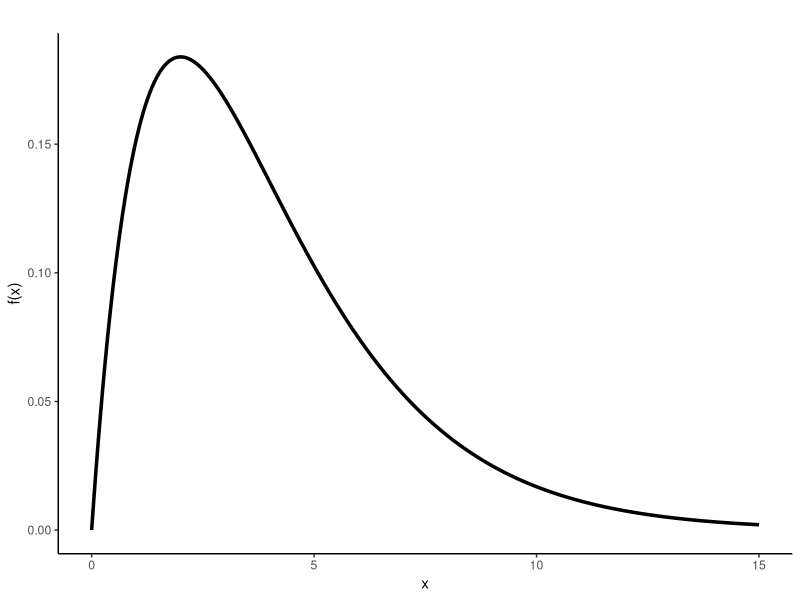
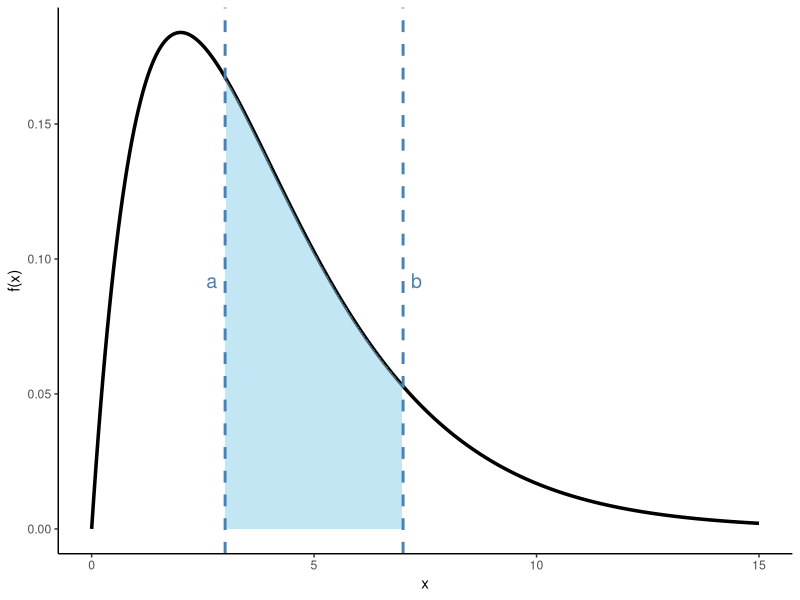

These figures' R source, in order:
## ---- chunk 1
#| echo: false
library(ggplot2)
library(tidyverse)
library(gganimate)
## ---- chunk 2
#| echo: false
#| fig-height: 3
#| fig-width: 5
#| fig-align: center

# Skewed density using Gamma distribution
x_vals <- seq(0, 15, length.out = 300)
y_vals <- dgamma(x_vals, shape = 2, scale = 2)  # Right-skewed

df_skewed <- data.frame(x = x_vals, y = y_vals)

ggplot(df_skewed, aes(x = x, y = y)) +
  geom_line(color = "black", size = 1.2) +
  labs(
    title = " ",
    x = "x",
    y = "f(x)"
  ) +
  theme_classic()
## ---- chunk 3
#| echo: false
#| fig-height: 3
#| fig-width: 5
#| fig-align: center
# Define limits a and b
a <- 3
b <- 7

ggplot(df_skewed, aes(x = x, y = y)) +
  geom_line(color = "black", size = 1.2) +
  geom_area(data = subset(df_skewed, x >= a & x <= b),
            aes(x = x, y = y),
            fill = "skyblue", alpha = 0.5) +
  geom_vline(xintercept = a, color = "steelblue", linetype = "dashed", size = 1) +
  geom_vline(xintercept = b, color = "steelblue", linetype = "dashed", size = 1) +
    annotate("text", x = a-0.3, y = max(df_skewed$y) * 0.5, label = "a", color = "steelblue", size = 5) +
  annotate("text", x = b+0.3, y = max(df_skewed$y) * 0.5, label = "b", color = "steelblue", size = 5) +
  labs(
    x = "x",
    y = "f(x)"
  ) +
  theme_classic()
